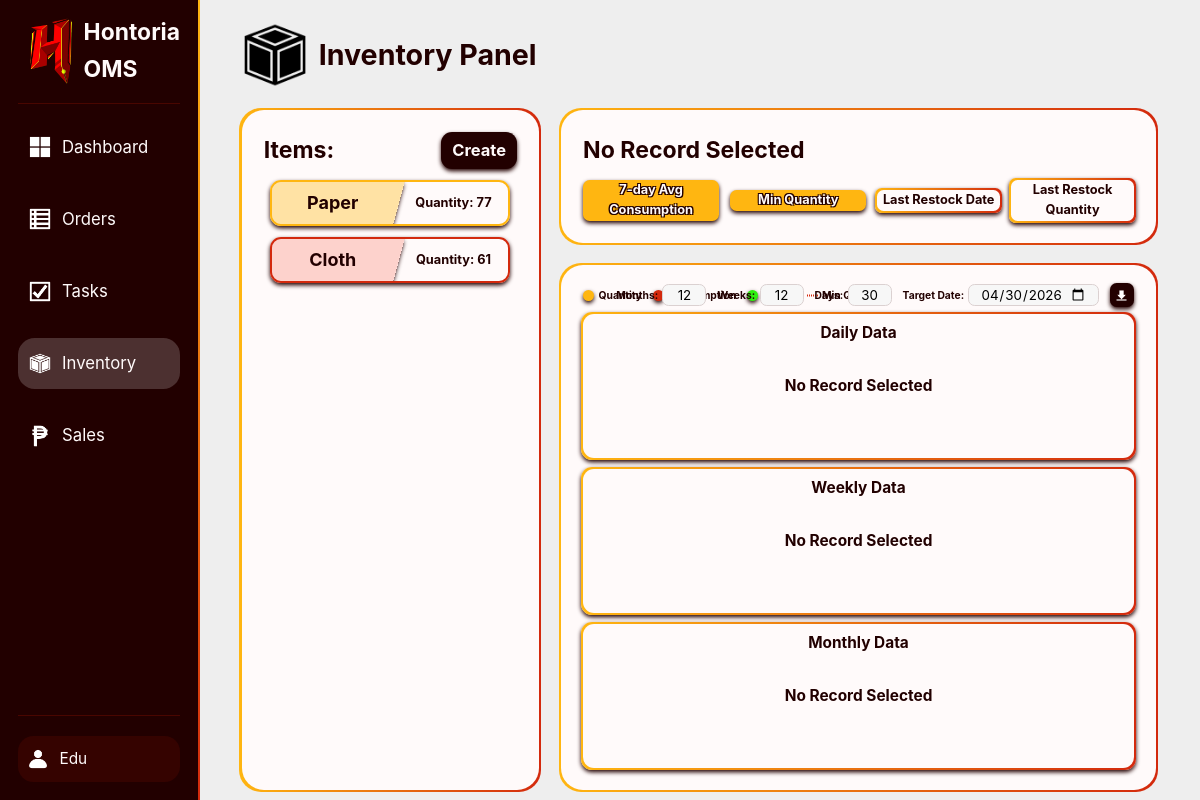
/internalWeb/public/index.php?page=inventory (signed in), run on the app's committed database.
### tables this page shows
CREATE TABLE inventory (
    id INT UNSIGNED AUTO_INCREMENT PRIMARY KEY,
    name VARCHAR(50) UNIQUE NOT NULL,
    minQuantity MEDIUMINT UNSIGNED NOT NULL DEFAULT 0,
    maxAvgConsumption MEDIUMINT UNSIGNED NOT NULL DEFAULT 0
);

### InternalWeb/Controllers/InventoryC.php (called while the page is built, shortened)
<?php
class InventoryC {
    private $inventoryModel;
    public function __construct($pdo) {
        require_once __DIR__ . '/../Models/InventoryM.php';
        $this->inventoryModel = new InventoryM($pdo);
    }
    public function showPage() {
        $inventoryList = $this->inventoryModel->getAllInventory();
        $inventoryQuantityMap = $this->inventoryModel->getAllInventoryCurrentQuantityMap();
        $inventoryLastRestockMap = $this->inventoryModel->getAllInventoryLastRestockMap();
        require __DIR__ . '/../Views/Inventory/Page.php';
    }
}

### InternalWeb/Models/InventoryM.php (called while the page is built, shortened)
<?php
class InventoryM {
    private $pdo;
    public function __construct($pdo) {
        $this->pdo = $pdo;
    }
    public function getAllInventory() {
        $query = "SELECT * FROM inventory";
        $stmt = $this->pdo->prepare($query);
        $stmt->execute();
        return $stmt->fetchAll(PDO::FETCH_ASSOC);
    }
    public function getAllInventoryCurrentQuantityMap() {
        $query = "
            SELECT
                inventoryRecords.inventoryID,
                inventoryRecords.quantity
            FROM inventoryRecords
            INNER JOIN (
                SELECT inventoryID, MAX(date) AS maxDate
                FROM inventoryRecords
                GROUP BY inventoryID
            ) latestDates ON inventoryRecords.inventoryID = latestDates.inventoryID
                AND inventoryRecords.date = latestDates.maxDate
            ORDER BY inventoryRecords.inventoryID ASC
        ";
        $stmt = $this->pdo->prepare($query);
        $stmt->execute();
        $map = [];
        foreach ($stmt->fetchAll(PDO::FETCH_ASSOC) as $item) {
            $map[$item['inventoryID']] = $item['quantity'];
        }
        return $map;
    }
    public function getAllInventoryLastRestockMap() {
        $query = "
            SELECT inventoryRecords.inventoryID,
                inventoryRecords.date,
                inventoryRecords.added
            FROM inventoryRecords
            INNER JOIN (
                SELECT inventoryID, MAX(date) AS maxDate
                FROM inventoryRecords
                WHERE added > 0
                GROUP BY inventoryID
            ) latestDates ON inventoryRecords.inventoryID = latestDates.inventoryID
                        AND inventoryRecords.date = latestDates.maxDate
            ORDER BY inventoryRecords.inventoryID ASC
        ";
        $stmt = $this->pdo->prepare($query);
        $stmt->execute();
        $map = [];
        foreach ($stmt->fetchAll(PDO::FETCH_ASSOC) as $row) {
            $map[$row['inventoryID']] = [
                'date'     => $row['date'],
                'quantity' => $row['added']
            ];
        }
        return $map;
    }
}

### InternalWeb/Views/Inventory/Page.php (the view, shortened to what this page needs)
<!DOCTYPE html>
<html>
<head>
    <link rel="stylesheet" href="../../Shared/CSS/Main.css">
</head>
<body class="asideLayout fixedScreen">
    <?php include("../Views/.Components/SideBar.php"); ?>
    <main class="columnLayout midGap">
        <h1 class="titleLogo minGap tinHeight">
            <img src="../../Shared/Img/BoxIcon.png" alt="Box"> Inventory Panel
        </h1>
        <section class="rowLayout flexMax midGap">
            <div class="flexMid columnLayout midGap">
                <section class="centerColumnLayout roundedMid flexMid">
                    <div class="box fullHeight fullWidth roundedMid columnLayout tinGap">
                        <div class="centerHoriRowLayout">
                            <h2 class="flexMax">Items:</h2>
                            <button type="button" class="darkBG emphasizedText noBorder shadowed whiteText centerColumnLayout fullHeight" id="createButton">
                                <b>Create</b>
                            </button>
                        </div>
                        <section class="minGap columnLayout scrollable flexMax noFlexBasis noMinHeight contentFlexStart regMinPadding" id="inventoryList">
                            <?php foreach ($inventoryList as $inventory): ?>
                                <div class="roundedMin centerHoriRowLayout flexStatic inventoryElement yellowBorder shadowed clickable fixedScreen noShrink"
                                    data-id="<?= htmlspecialchars($inventory['id']) ?>" data-name="<?= htmlspecialchars($inventory['name']) ?>"
                                    data-quantity="<?= htmlspecialchars($inventoryQuantityMap[$inventory['id']] ?? 0) ?>"
                                    data-min-quantity="<?= htmlspecialchars($inventory['minQuantity']) ?>"
                                    data-max-consumption="<?= htmlspecialchars($inventory['maxAvgConsumption']) ?>"
                                    data-restock-date="<?= $inventoryLastRestockMap[$inventory['id']]['date'] ?>"
                                    data-restock-quantity="<?= $inventoryLastRestockMap[$inventory['id']]['quantity'] ?>">
                                    <div class="capitalFirst centerText regMinPadding flexMax skewedXNegBG shadowed yellowTransBG">
                                        <h3><?= htmlspecialchars($inventory['name']) ?></h3>
                                    </div>
                                    <h5 class="capitalFirst centerText regMinPadding minWidth">
                                        Quantity: <?= htmlspecialchars($inventoryQuantityMap[$inventory['id']] ?? 0) ?>
                                    </h5>
                                </div>
                            <?php endforeach; ?>
                        </section>
                    </div>
                </section>
            </div>
            <section class="columnLayout midGap flexMax">
                <section class="centerColumnLayout roundedMid minGap">
                    <div class="centerColumnLayout minGap box roundedMid fullHeight fullWidth">
                        <div class="centerHoriRowLayout minGap fullWidth">
                            <h2 id="selectedTitle" class="capitalFirst flexMid">No Record Selected</h2>
                        </div>
                        <div class="centerHoriRowLayout minGap fullWidth">
                            <h5 id="avgConsumptionText" class="yellowBG roundedTin minHoriPadding outlineText whiteText shadowed flexMid centerText clickable">
                                7-day Avg Consumption
                            </h5>
                            <h5 id="minQuantityText" class="yellowBG roundedTin minHoriPadding outlineText whiteText shadowed flexMid centerText clickable">
                                Min Quantity
                            </h5>
                            <div class="flexMid centerColumnLayout roundedTin">
                                <h5 id="lastRestockDateText" class="capitalFirst midZ whiteBG fullDimensions roundedTin centerText">Last Restock Date</h5>
                            </div>
                            <div class="flexMid centerColumnLayout roundedTin">
                                <h5 id="lastRestockQuantityText" class="capitalFirst midZ whiteBG fullDimensions roundedTin centerText">Last Restock Quantity</h5>
                            </div>
                        </div>
                    </div>
                </section>
                <section class="centerColumnLayout roundedMid minGap flexMid noFlexBasis noMinHeight">
                    <div class="columnLayout minGap whiteBG regPadding roundedMid fullHeight fullWidth">
                        <div class="centerHoriRowLayout minGap whiteBG roundedMid">
                            <div class="centerHoriRowLayout tinGap">
                                <div class="micHeight squareSize yellowBG circle shadowed"></div>
                                <h6 class="capitalFirst">Quantity</h6>
                            </div>
                            <div class="centerHoriRowLayout tinGap">
                                <div class="micHeight squareSize redBG circle shadowed"></div>
                                <h6 class="capitalFirst">Consumption</h6>
                            </div>
                            <div class="centerHoriRowLayout tinGap">
                                <div class="micHeight squareSize greenBG circle shadowed"></div>
                                <h6 class="capitalFirst">Added</h6>
                            </div>
                            <div class="centerHoriRowLayout tinGap">
                                <div class="micHeight squareSize" style="display:flex; align-items:center; justify-content:center;">
                                    <div style="width:100%; height:0; border-top:0.1px dotted var(--red); transform: scaleY(2);"></div>
                                </div>
                                <h6 class="capitalFirst">Min Quantity</h6>
                            </div>
                            <div class="eastAbsolute edgeCorner fullWidth reverseCenterHoriRowLayout minGap">
                                <button type="button" class="noBorder darkBG shadowed squareSize minHoriPadding fitHeight roundedTin" id="downloadButton">
                                    <img src="../../Shared/Img/DownloadIcon.png" alt="Download" class="micHeight invertColors">
                                </button>
                                <div class="centerHoriRowLayout tinGap">
                                    <h6>Target Date:</h6>
                                    <input type="date" id="targetDateInput" class="unitHeight roundedTin">
                                </div>
                                <div class="centerHoriRowLayout tinGap">
                                    <h6>Days:</h6>
                                    <input type="number" id="dayRangeInput" class="unitHeight duoWidth roundedTin noPadding centerText" min="7" max="60" value="30">
                                </div>
                                <div class="centerHoriRowLayout tinGap">
                                    <h6>Weeks:</h6>
                                    <input type="number" id="weekRangeInput" class="unitHeight duoWidth roundedTin noPadding centerText" min="4" max="24" value="12">
                                </div>
                                <div class="centerHoriRowLayout tinGap">
                                    <h6>Months:</h6>
                                    <input type="number" id="monthRangeInput" class="unitHeight duoWidth roundedTin noPadding centerText" min="6" max="24" value="12">
                                </div>
                            </div>
                        </div>
                        <div class="centerColumnLayout whiteBG roundedMin fullHeight fullWidth">
                            <h4 class="norAbsolute closeCorner topZ">Daily Data</h4>
                            <div id="dailyGraph" class="flexMax centerColumnLayout roundedMin whiteBG midZ fullWidth">
                                <h4>No Record Selected</h4>
                            </div>
                        </div>
                        <div class="centerColumnLayout whiteBG roundedMin fullHeight fullWidth">
                            <h4 class="norAbsolute closeCorner topZ">Weekly Data</h4>
                            <div id="weeklyGraph" class="flexMax centerColumnLayout roundedMin whiteBG midZ fullWidth">
                                <h4>No Record Selected</h4>
                            </div>
                        </div>
                        <div class="centerColumnLayout whiteBG roundedMin fullHeight fullWidth">
                            <h4 class="norAbsolute closeCorner topZ">Monthly Data</h4>
                            <div id="monthlyGraph" class="flexMax centerColumnLayout roundedMin whiteBG midZ fullWidth">
                                <h4>No Record Selected</h4>
                            </div>
                        </div>
                    </div>
                </section>
            </section>
        </section>
    </main>
    <?php include("../Views/.Components/ConfirmationBox.php"); ?>
</body>
</html>

### Shared/CSS/Base.css (style rules this page uses)
* { margin: 0; padding: 0; box-sizing: border-box; }
html { font-family: "Inter", -apple-system, BlinkMacSystemFont, "Segoe UI", Roboto, "Helvetica Neue", Arial, "Noto Sans", sans-serif, "Apple Color Emoji", "Segoe UI Emoji", "Segoe UI Symbol", "Noto Color Emoji"; font-size: 22px; line-height: 1.6; color: var(--dark); }
:root { --white: #fffafa; --whiteTrans: #fffafa31; --whiteFaded: #fffafa17; --dark: #220000; --darkTrans: #22000046; --darkFaded: #2200002a; --darkGray: #dbd1d1; --lightGray: #f7f7f7; --gray: #eeeeee; --red: #d3290d; --lightRed: #fdd2cc; --redTrans: #f522022f; --redFaded: #f5220217; --yellow: #FFB611; --lightYellow: #ffe2a4; --yellowTrans: #ffb8115e; --yellowFaded: #ffb81125; --yellowGreen: #efff11; --yellowGreenTrans: #efff115e; --green: #2eef10; --greenTrans: #2eef1057; --greenFaded: #2eef1027; --blue: #088bfd; --gradientDiag: linear-gradient(to left, var(--red), var(--yellow)); --gradientVert: linear-gradient(to top, var(--red), var(--yellow)); }
body { min-height: 100vh; overflow-x: hidden; background-color: var(--gray); }
input[type=text], input[type=number], input[type=password], input[type=search], input[type=tel], input[type=email], input[type=url], input[type=button], input[type=submit], input[type=date], input[type="file"], button, select, textarea { font-family: "Inter", -apple-system, BlinkMacSystemFont, "Segoe UI", Roboto, "Helvetica Neue", Arial, "Noto Sans", sans-serif, "Apple Color Emoji", "Segoe UI Emoji", "Segoe UI Symbol", "Noto Color Emoji"; height: 1.7rem; padding: 0 0.5rem; background: var(--lightGray); border-radius: 0.5rem; border: 0.1em solid var(--darkGray); }
input[type=button], input[type=submit], button, select, a { cursor: pointer; font-size: 0.7rem; }
input[type="number"] { appearance: textfield; }
img { height: 70%; }
p, div { font-size: 0.7rem; }
b { font-size: 0.75rem; }
* { scrollbar-width: thin; }

### Shared/CSS/Layout.css (style rules this page uses)
.centerColumnLayout { display: flex; justify-content: center; flex-direction: column; align-items: center; }
.asideLayout { display: flex; }
.asideLayout>main { flex: 6; }
.asideLayout>main>*:first-child { margin-top: 1rem; }
.asideLayout>main>* { margin-right: 2rem; margin-left: 2rem; }
.asideLayout>main>section { max-height: 85vh; height: 85vh; }
.columnLayout { display: flex; flex-direction: column; }
.tinGap { gap: 0.2rem; }
.minGap { gap: 0.5rem; }
.midGap { gap: 1rem; }
.fullHeight { height: 100%; }
.fullWidth { width: 100%; }
.fullDimensions { height: 100% !important; width: 100% !important; }
.reverseCenterHoriRowLayout { display: flex; align-items: center; flex-direction: row-reverse; }
.centerHoriRowLayout { display: flex; align-items: center; flex-direction: row; }
.rowLayout { display: flex; flex-direction: row; }
.regMinPadding { padding: 0.3rem !important; }
.regPadding { padding: 1rem !important; }
.minHoriPadding { padding: 0 0.3rem; }
.flexMid { flex: 3 !important; }
.flexMax { flex: 6 !important; }
.scrollable { overflow-y: scroll !important; }
.fixedScreen { overflow: hidden; }
.duoWidth { width: 2rem !important; }
.minWidth { width: 5rem; }
.micHeight { height: 0.5rem !important; }
.unitHeight { height: 1rem !important; }
.tinHeight { height: 3rem !important; }
.fitHeight { height: fit-content !important; }
.contentFlexStart { align-content: flex-start; }
.flexStatic { flex-grow: 0; }
.norAbsolute { position: absolute; top: 1rem; }
.eastAbsolute { position: absolute; right: 1rem; }
.norAbsolute.closeCorner { top: 0.3rem; }
.eastAbsolute.edgeCorner { right: 0; }
*:has(> .eastAbsolute), *:has(> .norWestAbsolute), *:has(> .norEastAbsolute), *:has(> .souEastAbsolute), *:has(> .souWestAbsolute) { position: relative; }
.squareSize { aspect-ratio: 1 / 1; }
.noShrink { flex-shrink: 0; }
.noPadding { padding: 0 !important; }
.topZ { z-index: 5 !important; }
.midZ { z-index: 3 !important; }
.noMinHeight { min-height: 0 !important; }
.noFlexBasis { flex-basis: 0 !important; }

### data on the page
inventory: name "Paper", id "77"
inventory: name "Cloth", id "61"

### other printed values
$linkData['label'] "Dashboard"
$linkData['label'] "Orders"
$linkData['label'] "Tasks"
$linkData['label'] "Inventory"
$linkData['label'] "Sales"
$_SESSION['username'] "Edu"
